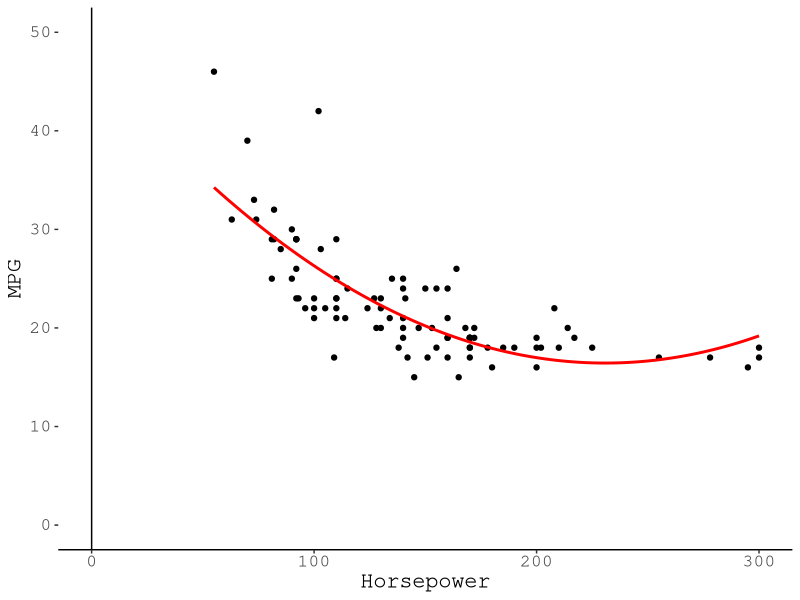
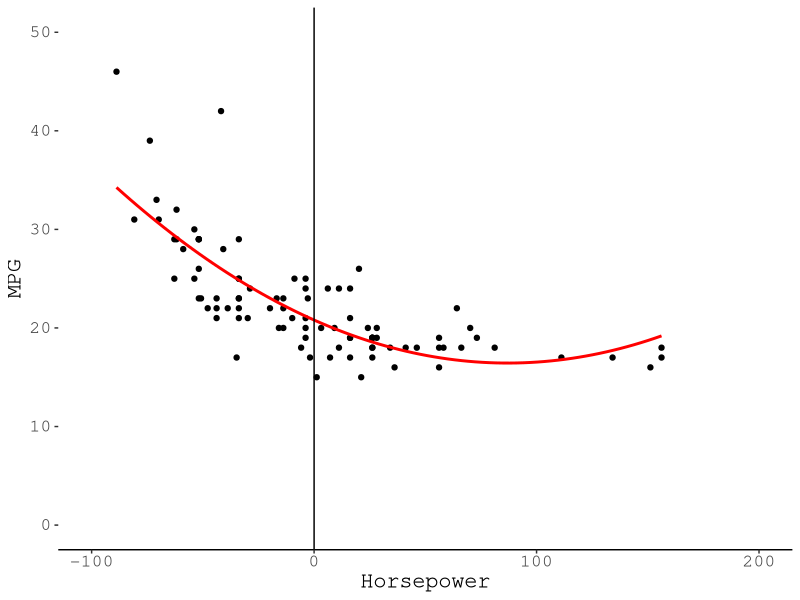
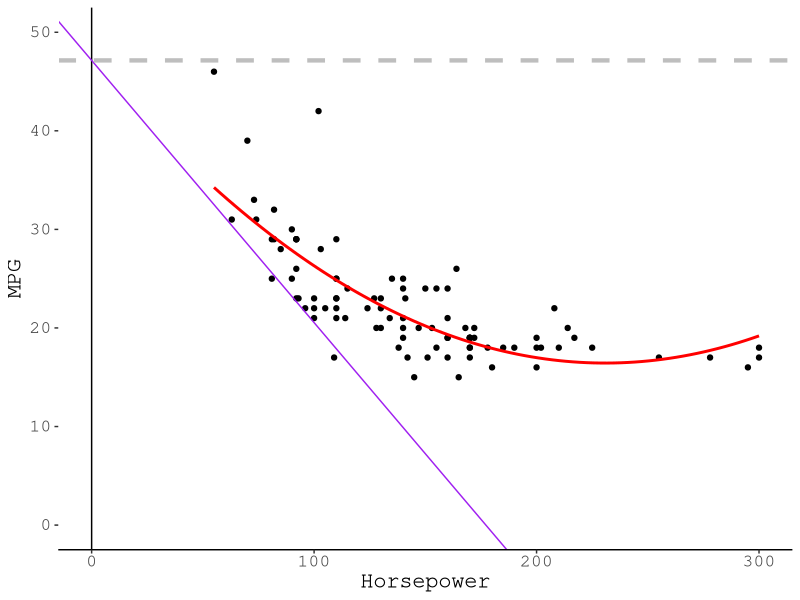
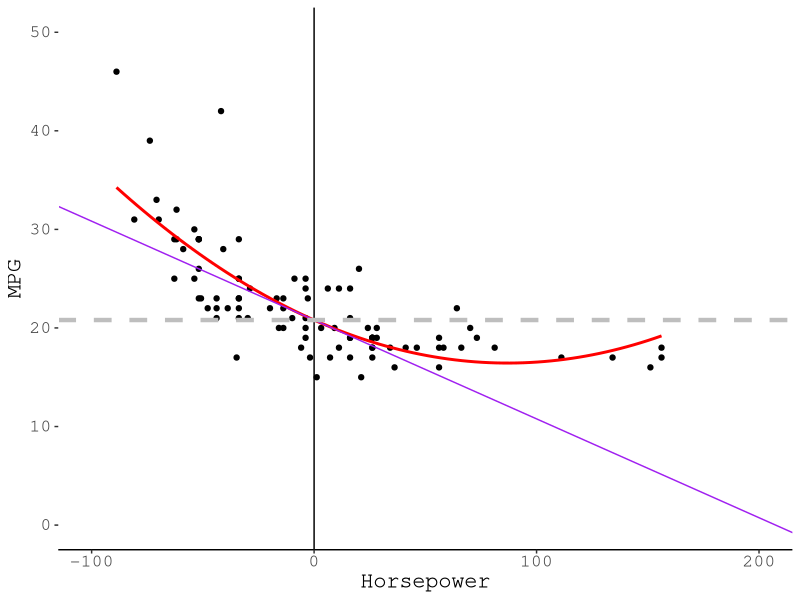

These figures' R source, in order:
library(MASS)
library(ggplot2)

data(Cars93)

p5 <- ggplot(data = Cars93, mapping = aes(x = Horsepower, y = MPG.city)) +
    theme_classic()
p6 <- p5 + geom_point() +
    theme(text = element_text(family = "Courier", size = 16))

p7 <- p6 + geom_smooth(method  = "lm", 
                       formula = y ~ x + I(x^2), 
                       se      = FALSE, 
                       colour  = "red") +
    geom_vline(xintercept = 0) +
    theme(axis.line.y = element_line(colour = "white")) +
    xlab("Horsepower") + 
    ylab("MPG") +
    xlim(c(0, 300)) +
    ylim(c(0, 50))
p7

Cars93$hpC <- with(Cars93, Horsepower - mean(Horsepower))

p8 <- ggplot(data = Cars93, mapping = aes(x = hpC, y = MPG.city)) +
    theme_classic()
p9 <- p8 + geom_point() +
    theme(text = element_text(family = "Courier", size = 16))

p10 <- p9 + 
    geom_smooth(method  = "lm", 
                formula = y ~ x + I(x^2), 
                se      = FALSE, 
                colour  = "red") +
    geom_vline(xintercept = 0) +
    theme(axis.line.y = element_line(colour = "white")) +
    xlab("Horsepower") +
    ylab("MPG") +
    xlim(c(-100, 200)) +
    ylim(c(0, 50))
p10

tmp1 <- lm(MPG.city ~ Horsepower + I(Horsepower^2), data = Cars93)
p7 + geom_abline(slope     = coef(tmp1)[2], 
                  intercept = coef(tmp1)[1], 
                  colour    = "purple") +
    geom_hline(yintercept = coef(tmp1)[1], 
               color      = "gray", 
               size       = 1.5,
               linetype   = "dashed")

tmp2 <- lm(MPG.city ~ hpC + I(hpC^2), data = Cars93)
p10 + geom_abline(slope     = coef(tmp2)[2], 
                  intercept = coef(tmp2)[1], 
                  colour    = "purple") +
    geom_hline(yintercept = coef(tmp2)[1], 
               color      = "gray", 
               size       = 1.5, 
               linetype   = "dashed")
